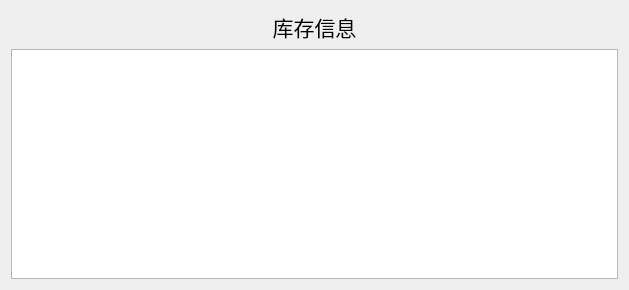
<?xml version="1.0" encoding="UTF-8"?>
<ui version="4.0">
 <class>CheckStockWindow</class>
 <widget class="QWidget" name="CheckStockWindow">
  <property name="geometry">
   <rect>
    <x>0</x>
    <y>0</y>
    <width>629</width>
    <height>290</height>
   </rect>
  </property>
  <property name="windowTitle">
   <string>查询库存</string>
  </property>
  <layout class="QVBoxLayout" name="verticalLayout">
   <item>
    <widget class="QLabel" name="label">
     <property name="font">
      <font>
       <pointsize>16</pointsize>
      </font>
     </property>
     <property name="text">
      <string>库存信息</string>
     </property>
     <property name="alignment">
      <set>Qt::AlignCenter</set>
     </property>
    </widget>
   </item>
   <item>
    <widget class="QTableView" name="tableView"/>
   </item>
  </layout>
 </widget>
 <resources/>
 <connections/>
 <slots>
  <slot>search()</slot>
  <slot>add()</slot>
 </slots>
</ui>
